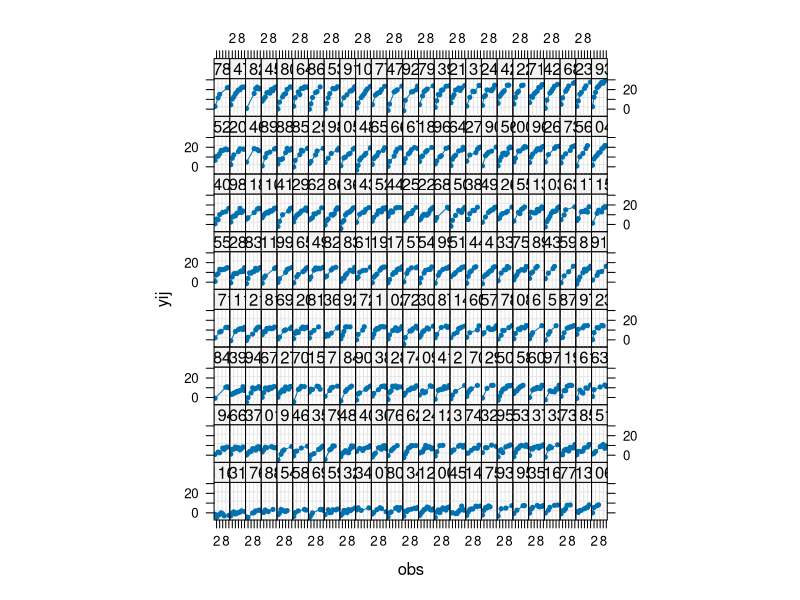

This chart was generated by the following R code:
## ---- chunk 1
library(MASS)
library(nlme)

### set number of individuals
n <- 200

### average intercept and slope
beta0 <- 1.0
beta1 <- 6.0

### true autocorrelation
ar.val <- .4

### true error SD, intercept SD, slope SD, and intercept-slope cor
sigma <- 1.5
tau0  <- 2.5
tau1  <- 2.0
tau01 <- 0.3

### maximum number of possible observations
m <- 10

### simulate number of observations for each individual
p <- round(runif(n,4,m))

### simulate observation moments (assume everybody has 1st obs)
obs <- unlist(sapply(p, function(x) c(1, sort(sample(2:m, x-1, replace=FALSE)))))

### set up data frame
dat <- data.frame(id=rep(1:n, times=p), obs=obs)

### simulate (correlated) random effects for intercepts and slopes
mu  <- c(0,0)
S   <- matrix(c(1, tau01, tau01, 1), nrow=2)
tau <- c(tau0, tau1)
S   <- diag(tau) %*% S %*% diag(tau)
U   <- mvrnorm(n, mu=mu, Sigma=S)

### simulate AR(1) errors and then the actual outcomes
dat$eij <- unlist(sapply(p, function(x) arima.sim(model=list(ar=ar.val), n=x) * sqrt(1-ar.val^2) * sigma))
dat$yij <- (beta0 + rep(U[,1], times=p)) + (beta1 + rep(U[,2], times=p)) * log(dat$obs) + dat$eij

### note: use arima.sim(model=list(ar=ar.val), n=x) * sqrt(1-ar.val^2) * sigma
### construction, so that the true error SD is equal to sigma

### create grouped data object
dat <- groupedData(yij ~ obs | id, data=dat)

### profile plots
plot(dat, pch=19, cex=.5)

### fit corresponding growth model
res <- lme(yij ~ log(obs), random = ~ log(obs) | id, correlation = corAR1(form = ~ 1 | id), data=dat)
summary(res)
